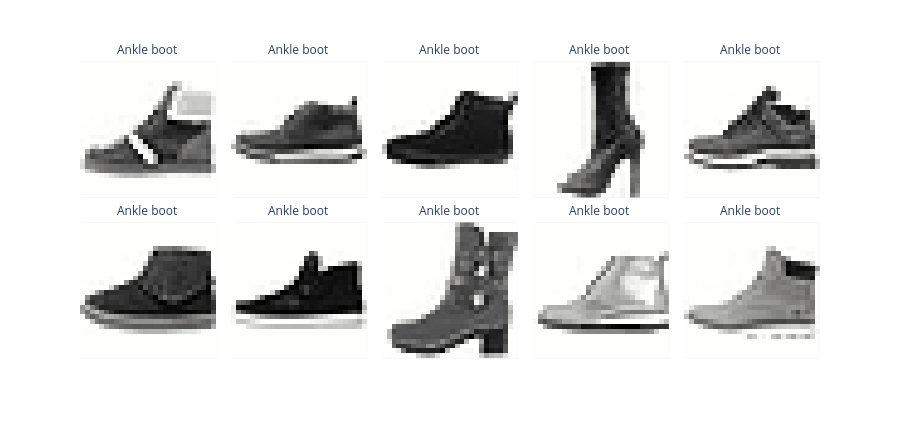

Notebook cell for this chart:
### Code cell
# TODO: Visualize 10 images from the `test_set` whose true label is `Ankle boot` that the model correctly classified but with low confidence
test_df_boot = test_df[(test_df['label']=='Ankle boot')  &  (test_df['correct']==True)].sort_values(by='confidence',ascending=True).head(10)
# 将 labels 转换为列表，或者使用 .tolist()
show_labels = [f"{label} " for label in test_df_boot['label'].tolist()]
fig = show_images(np.stack(test_df_boot["image"].tolist()), 10, ncols=5, labels=show_labels, reshape=True)

fig.show()

# Find low confidence correct predictions (uncertain but right)

low_conf_correct = test_df_boot.head(1)

show_labels_lowconf = [f"{label} " for label in low_conf_correct['label'].tolist()]

fig = show_images(np.stack(low_conf_correct["image"].tolist()), 10, ncols=5, labels=show_labels_lowconf, reshape=True)

fig.show()
# Visualize low confidence correct predictions

### Figure 1 — Plotly figure (JSON) as saved in the notebook; plotly's stock layout.template omitted (floating-point values rounded to 4 significant figures; data arrays with more than 128 entries replaced by an {"elided": "..."} marker saying what was removed)
{"data": [{"coloraxis": "coloraxis", "hovertemplate": "x: %{x}<br>y: %{y}<br>color: %{z}<extra></extra>", "name": "0", "type": "heatmap", "xaxis": "x6", "yaxis": "y6", "z": {"elided": "28x28 float values"}}, {"coloraxis": "coloraxis", "hovertemplate": "x: %{x}<br>y: %{y}<br>color: %{z}<extra></extra>", "name": "1", "type": "heatmap", "xaxis": "x7", "yaxis": "y7", "z": {"elided": "28x28 float values"}}, {"coloraxis": "coloraxis", "hovertemplate": "x: %{x}<br>y: %{y}<br>color: %{z}<extra></extra>", "name": "2", "type": "heatmap", "xaxis": "x8", "yaxis": "y8", "z": {"elided": "28x28 float values"}}, {"coloraxis": "coloraxis", "hovertemplate": "x: %{x}<br>y: %{y}<br>color: %{z}<extra></extra>", "name": "3", "type": "heatmap", "xaxis": "x9", "yaxis": "y9", "z": {"elided": "28x28 float values"}}, {"coloraxis": "coloraxis", "hovertemplate": "x: %{x}<br>y: %{y}<br>color: %{z}<extra></extra>", "name": "4", "type": "heatmap", "xaxis": "x10", "yaxis": "y10", "z": {"elided": "28x28 float values"}}, {"coloraxis": "coloraxis", "hovertemplate": "x: %{x}<br>y: %{y}<br>color: %{z}<extra></extra>", "name": "5", "type": "heatmap", "xaxis": "x", "yaxis": "y", "z": {"elided": "28x28 float values"}}, {"coloraxis": "coloraxis", "hovertemplate": "x: %{x}<br>y: %{y}<br>color: %{z}<extra></extra>", "name": "6", "type": "heatmap", "xaxis": "x2", "yaxis": "y2", "z": {"elided": "28x28 float values"}}, {"coloraxis": "coloraxis", "hovertemplate": "x: %{x}<br>y: %{y}<br>color: %{z}<extra></extra>", "name": "7", "type": "heatmap", "xaxis": "x3", "yaxis": "y3", "z": {"elided": "28x28 float values"}}, {"coloraxis": "coloraxis", "hovertemplate": "x: %{x}<br>y: %{y}<br>color: %{z}<extra></extra>", "name": "8", "type": "heatmap", "xaxis": "x4", "yaxis": "y4", "z": {"elided": "28x28 float values"}}, {"coloraxis": "coloraxis", "hovertemplate": "x: %{x}<br>y: %{y}<br>color: %{z}<extra></extra>", "name": "9", "type": "heatmap", "xaxis": "x5", "yaxis": "y5", "z": {"elided": "28x28 float values"}}], "layout": {"annotations": [{"font": {}, "showarrow": false, "text": "Ankle boot ", "x": 0.092, "xanchor": "center", "xref": "paper", "y": 0.465, "yanchor": "bottom", "yref": "paper"}, {"font": {}, "showarrow": false, "text": "Ankle boot ", "x": 0.296, "xanchor": "center", "xref": "paper", "y": 0.465, "yanchor": "bottom", "yref": "paper"}, {"font": {}, "showarrow": false, "text": "Ankle boot ", "x": 0.5, "xanchor": "center", "xref": "paper", "y": 0.465, "yanchor": "bottom", "yref": "paper"}, {"font": {}, "showarrow": false, "text": "Ankle boot ", "x": 0.704, "xanchor": "center", "xref": "paper", "y": 0.465, "yanchor": "bottom", "yref": "paper"}, {"font": {}, "showarrow": false, "text": "Ankle boot ", "x": 0.908, "xanchor": "center", "xref": "paper", "y": 0.465, "yanchor": "bottom", "yref": "paper"}, {"font": {}, "showarrow": false, "text": "Ankle boot ", "x": 0.092, "xanchor": "center", "xref": "paper", "y": 1.0, "yanchor": "bottom", "yref": "paper"}, {"font": {}, "showarrow": false, "text": "Ankle boot ", "x": 0.296, "xanchor": "center", "xref": "paper", "y": 1.0, "yanchor": "bottom", "yref": "paper"}, {"font": {}, "showarrow": false, "text": "Ankle boot ", "x": 0.5, "xanchor": "center", "xref": "paper", "y": 1.0, "yanchor": "bottom", "yref": "paper"}, {"font": {}, "showarrow": false, "text": "Ankle boot ", "x": 0.704, "xanchor": "center", "xref": "paper", "y": 1.0, "yanchor": "bottom", "yref": "paper"}, {"font": {}, "showarrow": false, "text": "Ankle boot ", "x": 0.908, "xanchor": "center", "xref": "paper", "y": 1.0, "yanchor": "bottom", "yref": "paper"}], "coloraxis": {"colorscale": [[0, "rgb(254, 254, 253)"], [0.09091, "rgb(224, 224, 223)"], [0.1818, "rgb(197, 197, 195)"], [0.2727, "rgb(171, 171, 170)"], [0.3636, "rgb(146, 146, 145)"], [0.4545, "rgb(124, 123, 122)"], [0.5455, "rgb(102, 101, 101)"], [0.6364, "rgb(81, 80, 80)"], [0.7273, "rgb(59, 59, 59)"], [0.8182, "rgb(38, 38, 38)"], [0.9091, "rgb(16, 16, 16)"], [1, "rgb(0, 0, 0)"]], "showscale": false}, "height": 440, "margin": {"t": 60}, "xaxis": {"anchor": "y", "constrain": "domain", "domain": [0, 0.184], "scaleanchor": "y", "showgrid": false, "showticklabels": false}, "xaxis10": {"anchor": "y10", "domain": [0.816, 1], "matches": "x", "showgrid": false, "showticklabels": false}, "xaxis2": {"anchor": "y2", "domain": [0.204, 0.388], "matches": "x", "showgrid": false, "showticklabels": false}, "xaxis3": {"anchor": "y3", "domain": [0.408, 0.592], "matches": "x", "showgrid": false, "showticklabels": false}, "xaxis4": {"anchor": "y4", "domain": [0.612, 0.796], "matches": "x", "showgrid": false, "showticklabels": false}, "xaxis5": {"anchor": "y5", "domain": [0.816, 1], "matches": "x", "showgrid": false, "showticklabels": false}, "xaxis6": {"anchor": "y6", "domain": [0, 0.184], "matches": "x", "showgrid": false, "showticklabels": false}, "xaxis7": {"anchor": "y7", "domain": [0.204, 0.388], "matches": "x", "showgrid": false, "showticklabels": false}, "xaxis8": {"anchor": "y8", "domain": [0.408, 0.592], "matches": "x", "showgrid": false, "showticklabels": false}, "xaxis9": {"anchor": "y9", "domain": [0.612, 0.796], "matches": "x", "showgrid": false, "showticklabels": false}, "yaxis": {"anchor": "x", "autorange": "reversed", "constrain": "domain", "domain": [0, 0.465], "showgrid": false, "showticklabels": false}, "yaxis10": {"anchor": "x10", "domain": [0.535, 1.0], "matches": "y", "showgrid": false, "showticklabels": false}, "yaxis2": {"anchor": "x2", "domain": [0, 0.465], "matches": "y", "showgrid": false, "showticklabels": false}, "yaxis3": {"anchor": "x3", "domain": [0, 0.465], "matches": "y", "showgrid": false, "showticklabels": false}, "yaxis4": {"anchor": "x4", "domain": [0, 0.465], "matches": "y", "showgrid": false, "showticklabels": false}, "yaxis5": {"anchor": "x5", "domain": [0, 0.465], "matches": "y", "showgrid": false, "showticklabels": false}, "yaxis6": {"anchor": "x6", "domain": [0.535, 1.0], "matches": "y", "showgrid": false, "showticklabels": false}, "yaxis7": {"anchor": "x7", "domain": [0.535, 1.0], "matches": "y", "showgrid": false, "showticklabels": false}, "yaxis8": {"anchor": "x8", "domain": [0.535, 1.0], "matches": "y", "showgrid": false, "showticklabels": false}, "yaxis9": {"anchor": "x9", "domain": [0.535, 1.0], "matches": "y", "showgrid": false, "showticklabels": false}}}
